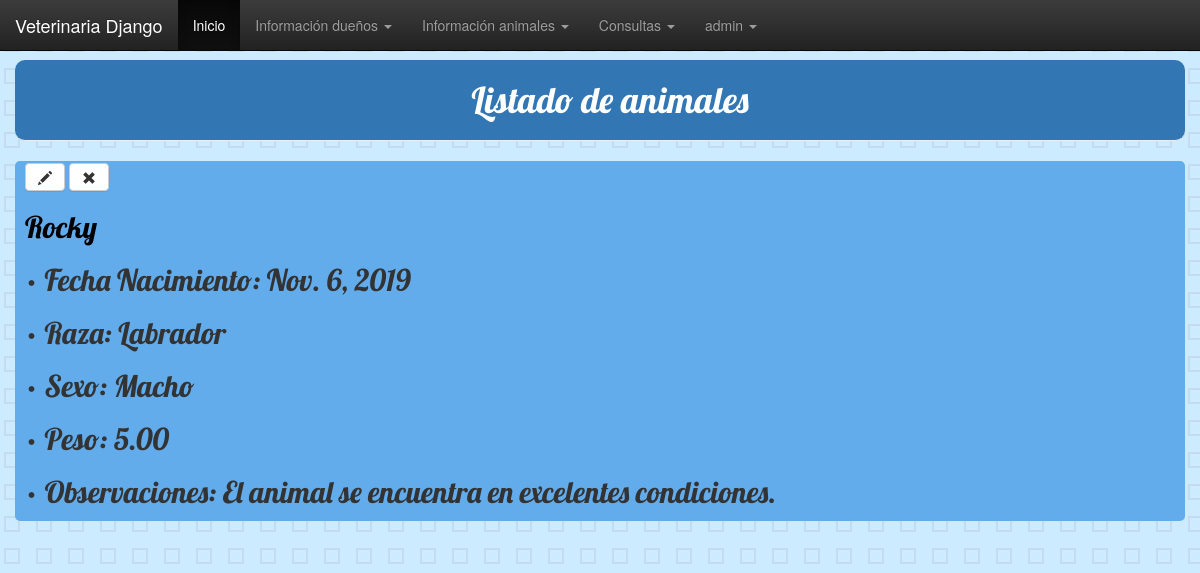
Page /persona/animal/ (signed in) on the committed database.
### persona/models.py (models this page shows, shortened)
class Animal(models.Model):
    idTipoAnimal = models.OneToOneField(TipoAnimal, on_delete = models.CASCADE)
    idDueno = models.OneToOneField(Persona, on_delete = models.CASCADE, null = True)
    nombreAnimal = models.CharField(max_length=50)
    fechaNacimiento = models.DateField('Fecha de Nacimiento')
    raza = models.CharField(max_length=50)
    sexo = models.CharField(max_length=50)
    peso = models.DecimalField(max_digits=5, decimal_places=2)
    observaciones = models.TextField()

### persona/views.py (the view)
# urls.py: path('animal/',views.lista_animales, name="lista_animales"),
@login_required
def lista_animales(request):
    animales = Animal.objects.all()
    return render(request, 'persona/lista_animales.html', {'animales':animales})

### persona/templates/persona/lista_animales.html
{% extends 'persona/base.html' %}
{% block content %}
<h1 class="page-header">Listado de animales</h1>
  {% for animal in animales %}
  <div class="post">
      <a class="btn btn-default" href="{% url 'animal_edit' pk=animal.pk %}"><span class="glyphicon glyphicon-pencil"></span></a>
      <a title="Eliminar registro" class="btn btn-default" href="{% url 'animal_delete' pk=animal.pk %}"><span class="glyphicon glyphicon-remove"></span></a>
      <h2><a href="{% url 'detalle_animal' pk=animal.pk %}">{{animal.nombreAnimal}}</a></h2>
      <h2>• Fecha Nacimiento: {{animal.fechaNacimiento}}</h2>
      <h2>• Raza: {{animal.raza}}</h2>
      <h2>• Sexo: {{animal.sexo}}</h2>
      <h2>• Peso: {{animal.peso}}</h2>
      <h2>• Observaciones: {{animal.observaciones}}</h2>
  </div>
  {% endfor %}
{% endblock %}

### persona/templates/persona/base.html (shortened to what this page needs)
{% load static %}
<head>
  <link rel="stylesheet" href="//maxcdn.bootstrapcdn.com/bootstrap/3.2.0/css/bootstrap.min.css">
  <link rel="stylesheet" href="//maxcdn.bootstrapcdn.com/bootstrap/3.2.0/css/bootstrap-theme.min.css">
  <link rel="stylesheet" href="https://maxcdn.bootstrapcdn.com/bootstrap/3.4.0/css/bootstrap.min.css">
  <link rel="stylesheet" href="{% static 'css/general.css' %}">
</head>
<html>
    <head>
    </head>
    <body>
            <nav class="navbar navbar-inverse navbar-fixed-top">
              <div class="container-fluid">
                <div class="navbar-header">
                  <a class="navbar-brand" href="#">Veterinaria Django</a>
                </div>
                {% if user.is_authenticated %}
                <ul class="nav navbar-nav">
                  <li class="active"><a href="#">Inicio</a></li>
                  <li class="dropdown">
                    <a class="dropdown-toggle" data-toggle="dropdown">Información dueños
                    <span class="caret"></span></a>
                  </li>
                  <li class="dropdown">
                    <a class="dropdown-toggle" data-toggle="dropdown" href="#">Información animales
                    <span class="caret"></span></a>
                  </li>
                  <li class="dropdown">
                      <a class="dropdown-toggle" data-toggle="dropdown" href="#">Consultas
                      <span class="caret"></span></a>
                    </li>
                  <li class="dropdown">
                    <a class="dropdown-toggle" data-toggle="dropdown" href="#">{{ user.username }}
                        <span class="caret"></span></a>
                      </li>
                </ul>
                {% else %}
                <a href="{% url 'login' %}" class="top-menu"><span class="glyphicon glyphicon-lock"></span></a>
                {% endif %}
              </div>
            </nav>
        <br><br><br>
        <div class="container">
          <div class="row justify-content-center">
            <div>
              {%  block content %}
              {%  endblock %}
            </div>
          </div>
        </div>
    </body>
</html>

### persona/static/css/general.css (style rules this page uses)
body { background-color: #cdebff; }
.page-header { background-color: #3277B4; margin-top: 0; text-align: center; color: white; border-radius: 10px; padding: 20px 20px 20px 40px; }
h1, h2, h3, h4 { font-family: 'Lobster', cursive; }
.post { margin-bottom: 25px; background-color: #63ACEC; padding: 2px; padding-left: 10px; border-radius: 5px; }
.post h2 a, .post h2 a:visited { color: #000000; }

### rows in the picture
Animal: nombreAnimal "Rocky", fechaNacimiento "Nov. 6, 2019", raza "Labrador", sexo "Macho", peso "5.00", observaciones "El animal se encuentra en excelentes condiciones."

### other values in the picture
{{ user.username }} "admin"
